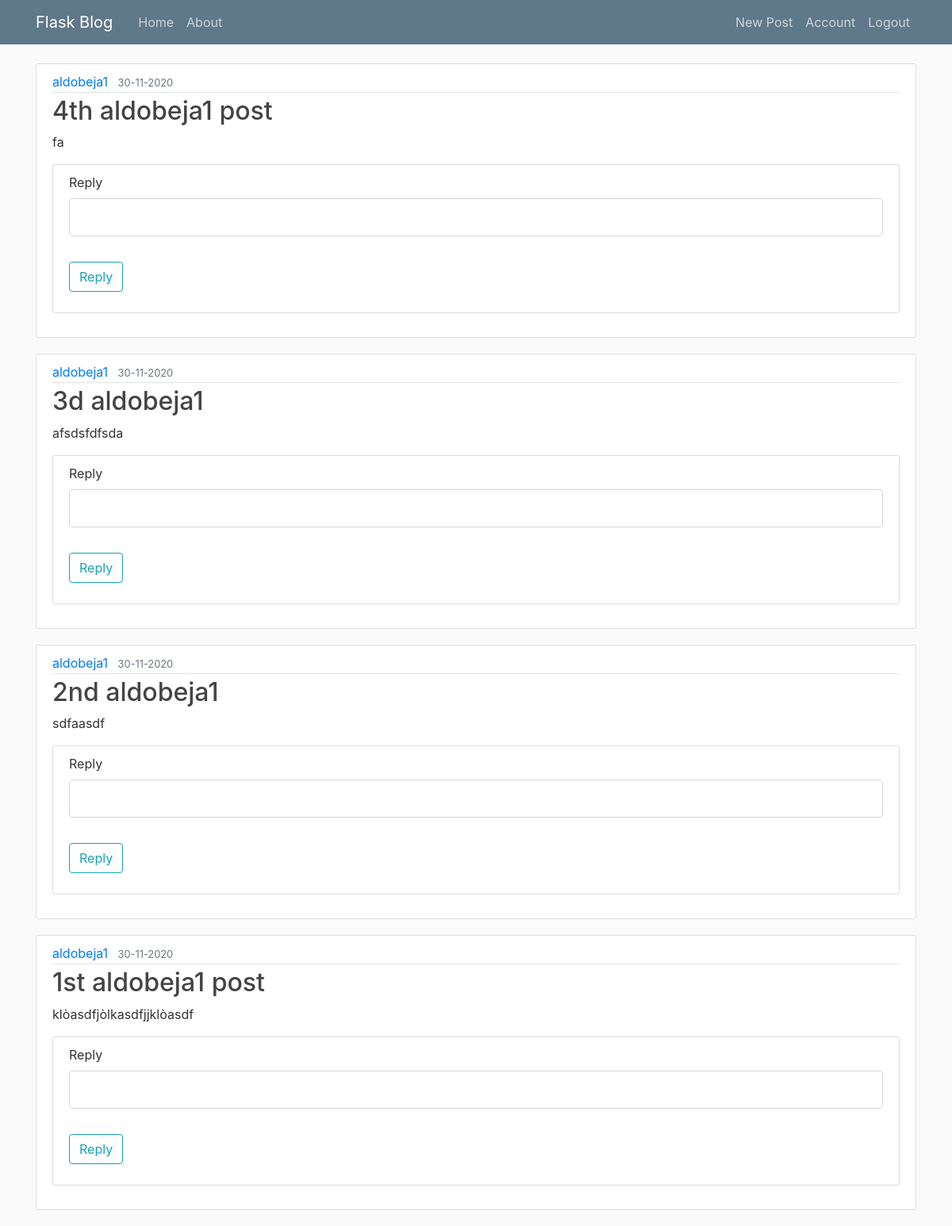
Screenshot of /home (signed in) with the database file from the repository.
### app.py (models this page shows, shortened)
class Post(db.Model):
    id = db.Column(db.Integer, primary_key=True)
    title = db.Column(db.String(100), nullable=False)
    date_posted = db.Column(db.DateTime, nullable=False, default=datetime.utcnow )
    content = db.Column(db.Text, nullable=False)
    user_id = db.Column(db.Integer, db.ForeignKey('user.id'), nullable=False)
    post_comments = db.relationship('Comment', backref='title_of_post', lazy=True)

class User(db.Model, UserMixin):
    id = db.Column(db.Integer, primary_key=True)
    username = db.Column(db.String(20), unique=True, nullable=False)
    email = db.Column(db.String(120), unique=True, nullable=False)
    password = db.Column(db.String(60),nullable=False)
    posts = db.relationship('Post', backref='author', lazy=True)
    user_comments = db.relationship('Comment', backref='author_comment', lazy=True)

### app.py (the view)
@app.route("/")
@app.route("/home", methods=['GET', 'POST'])
@login_required
def home():
    form = PostForm()
    comment_form = CommentForm()
    posts = Post.query.order_by(Post.date_posted.desc()).all()
    if comment_form.validate_on_submit():
        id_of_post = get_post_id()
        print(id_of_post)
        reply = Comment(body=comment_form.comment_on_form.data, author_comment=current_user)
        db.session.add(reply)
        db.session.commit()
    replies = Comment.query.filter_by(author_comment=current_user).order_by(Comment.timestamp.desc()).all()
    return render_template('home.html', posts=posts, title='Home', form=form, comment_form=comment_form, replies=replies)

### forms.py
class PostForm(FlaskForm):
    title = StringField('Title', validators=[DataRequired()])
    content = TextAreaField('Content', validators=[DataRequired()])
    submit = SubmitField('Post')

class CommentForm(FlaskForm):
    comment_on_form = StringField('Reply', validators=[DataRequired()])
    submit = SubmitField('Reply')

### app.py (called while the page is built)
@login_menager.user_loader
def load_user(user_id):
    return User.query.get(int(user_id))

### templates/home.html (shortened to what this page needs)
{% extends "layout.html" %}
{% block content %}
    {% for post in posts %}
        <article class="media content-section">
          <div class="media-body">
            <div class="article-metadata">
              <a class="mr-2" href="{{url_for('user_posts', username=post.author.username)}}">{{ post.author.username }}</a>
              <small class="text-muted">{{ post.date_posted.strftime('%d-%m-%Y') }}</small>
            </div>
            <h2><a class="article-title" href="#">{{ post.title }}</a></h2>
            <p class="article-content">{{ post.content }}</p>
            {% if current_user.is_authenticated %}
                <div class="content-section">
                    <form method="POST" action="">
                        <fieldset class="form-group">
                            <div class="form-group">
                                {{ comment_form.comment_on_form.label(class="form-control-label") }}
                                {% if comment_form.comment_on_form.errors %}
                                    {{ comment_form.comment_on_form(class="form-control form-control-lg is-invalid") }}
                                    <div class="invalid-feedback">
                                        {% for error in comment_form.comment_on_form.errors %}
                                            <span>{{ error }}</span>
                                        {% endfor %}
                                    </div>
                                {% else %}
                                    {{ comment_form.comment_on_form(class="form-control form-control-lg") }}
                                {% endif %}
                            </div>
                        </fieldset>
                        <div class="form-group">
                            {{ comment_form.submit(class="btn btn-outline-info") }}
                        </div>
                    </form>
                    {% endif %}
                </div>
            </div>
        </article>
    {% endfor %}
{% endblock content %}

### static/main.css (style rules this page uses)
body { background: #fafafa; color: #333333; margin-top: 5rem; }
h1, h2, h3, h4, h5, h6 { color: #444444; }
.content-section { background: #ffffff; padding: 10px 20px; border: 1px solid #dddddd; border-radius: 3px; margin-bottom: 20px; }
.article-title { color: #444444; }
.article-content { white-space: pre-line; }
.article-metadata { padding-bottom: 1px; margin-bottom: 4px; border-bottom: 1px solid #e3e3e3 }

### rows the page displays
Post: author.username "aldobeja1", date_posted "30-11-2020", title "4th aldobeja1 post", content "fa", comment_on_form.label "Reply"
Post: author.username "aldobeja1", date_posted "30-11-2020", title "3d aldobeja1", content "afsdsfdfsda", comment_on_form.label "Reply"
Post: author.username "aldobeja1", date_posted "30-11-2020", title "2nd aldobeja1", content "sdfaasdf", comment_on_form.label "Reply"
Post: author.username "aldobeja1", date_posted "30-11-2020", title "1st aldobeja1 post", content "klòasdfjòlkasdfjjklòasdf", comment_on_form.label "Reply"
